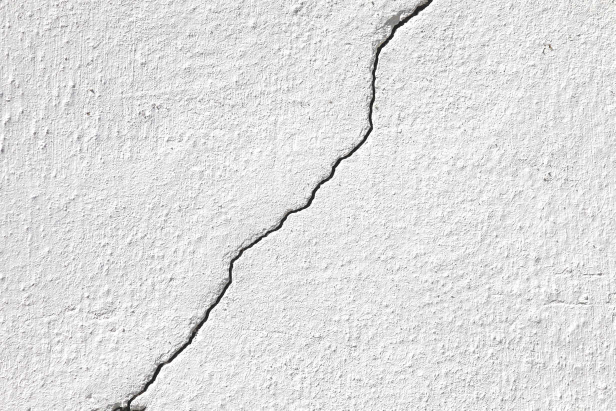
#> input picture final2.jpg, 1232 x 821 px (shown at 1/2 size)
$ python bai2_Canny.py
#> lines starting #> are read from the running program, lines starting #| are printed output that depends on the picture; after the words box and inside, x2 and y2 are one past the last pixel; in counts of white or black regions, pixels touching at a corner belong together
import cv2
import matplotlib.pyplot as plt
import numpy as np
def GaussianBlur(image):
    image = cv2.GaussianBlur(image, (5, 5), 0)
    return image

def convolution(input,kernelShape):
  input = GaussianBlur(input)
  weight,height = input.shape
  sobelRow = np.zeros((weight-kernelShape+1,height-kernelShape+1))
  sobelCol = np.zeros((weight-kernelShape+1,height-kernelShape+1))
  SobelFilter_image = np.zeros((weight-kernelShape+1,height-kernelShape+1))
  print(sobelRow.shape)
  print(sobelCol.shape)

  # Bo loc Sobel theo chieu ngang
  kernelRow = np.array([[-1,-2,-1],
                     [0,0,0],
                     [1,2,1]])
  kernelRow = np.multiply(1/2,kernelRow)
  # Bo loc Sobel theo chieu doc
  kernelCol = np.array([[-1, 0, 1],
                 [-2, 0, 2],
                 [-1, 0, 1]])
  kernelCol = np.multiply(1/2,kernelCol)
  for row in range(0, height-kernelShape+1):
    for col in range(0, weight-kernelShape+1 ):
      sobelRow[row,col]= np.sum(input[row:row+kernelShape,col:col+kernelShape]*kernelRow)
      sobelCol[row,col]= np.sum(input[row:row+kernelShape,col:col+kernelShape]*kernelCol)
      SobelFilter_image[row,col] = np.sqrt(sobelRow[row,col]**2+sobelCol[row,col]**2)
  SobelFilter_image=SobelFilter_image.astype('uint8')
  angles = np.rad2deg(np.arctan2( sobelRow,sobelCol))
  angles[angles < 0] += 180

  return sobelRow, sobelCol,SobelFilter_image, angles


def nonMaximumSuppression(image, angle):
    size = image.shape
    suppressed = np.zeros(size)
    for i in range(1, size[0] - 1):
        for j in range(1, size[1] - 1):
            if (0 <= angle[i, j] < 22.5) or (157.5 <= angle[i, j] <= 180):
                value_to_compare = max(image[i, j - 1], image[i, j + 1])
            elif (22.5 <= angle[i, j] < 67.5):
                value_to_compare = max(image[i - 1, j - 1], image[i + 1, j + 1])
            elif (67.5 <= angle[i, j] < 112.5):
                value_to_compare = max(image[i - 1, j], image[i + 1, j])
            else:
                value_to_compare = max(image[i + 1, j - 1], image[i - 1, j + 1])

            if image[i, j] >= value_to_compare:
                suppressed[i, j] = image[i, j]
    suppressed = np.multiply(suppressed, 255.0 / suppressed.max())
    return suppressed


def double_threshold_hysteresis(image, low, high):
    weak = 50
    strong = 255
    size = image.shape
    result = np.zeros(size)
    weak_x, weak_y = np.where((image > low) & (image <= high))
    strong_x, strong_y = np.where(image >= high)
    result[strong_x, strong_y] = strong
    result[weak_x, weak_y] = weak
    dx = np.array((-1, -1, 0, 1, 1, 1, 0, -1))
    dy = np.array((0, 1, 1, 1, 0, -1, -1, -1))
    size = image.shape

    while len(strong_x):
        x = strong_x[0]
        y = strong_y[0]
        strong_x = np.delete(strong_x, 0)
        strong_y = np.delete(strong_y, 0)
        for direction in range(len(dx)):
            new_x = x + dx[direction]
            new_y = y + dy[direction]
            if((new_x >= 0 & new_x < size[0] & new_y >= 0 & new_y < size[1]) and (result[new_x, new_y]  == weak)):
                result[new_x, new_y] = strong
                np.append(strong_x, new_x)
                np.append(strong_y, new_y)
    result[result != strong] = 0
    return result


def Canny(img, low, high):
    Sobel_row, Sobel_col, sobelFilter, angle = convolution(img,3)
    img = nonMaximumSuppression(sobelFilter, angle)
    gradient = np.copy(img)
    img = double_threshold_hysteresis(img, low, high)
    return img, gradient
if __name__ == "__main__":
    img = cv2.imread("final2.jpg")
#> img is the input picture: shape (821, 1232, 3); mean B, G, R 223.2, 223.2, 223.2
    img = cv2.cvtColor(img, cv2.COLOR_BGR2GRAY)
#> img: shape (821, 1232)
    img = cv2.resize(img,(800,800))
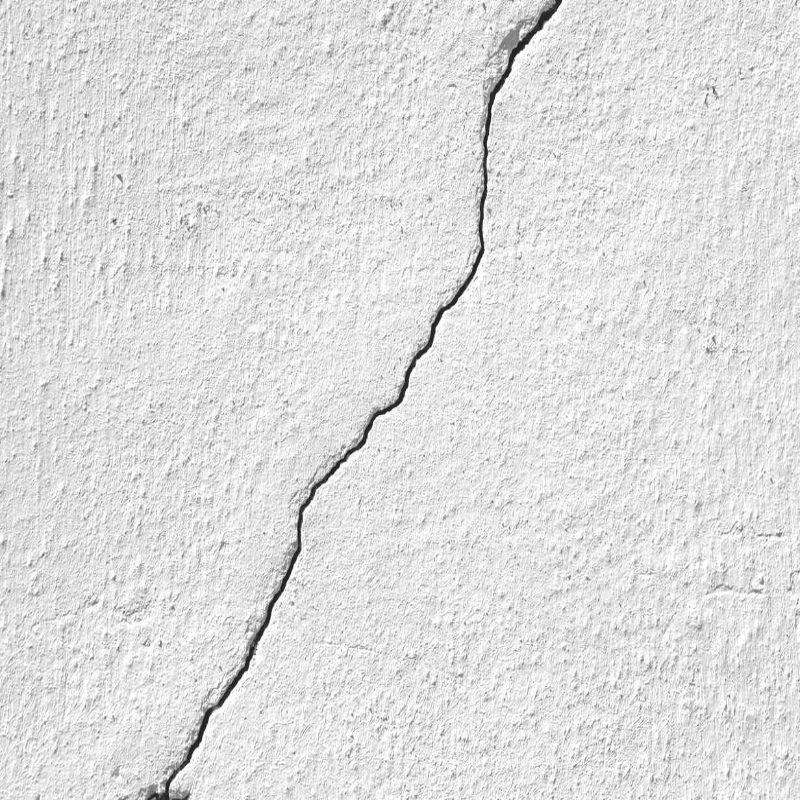
#> img: shape (800, 800); min 12, max 255, mean 223.1
    print(img.shape)
#| (800, 800)
    plt.imshow(img)
    Canny_image, gradient = Canny(img, 0, 150)
#| (798, 798)
#| (798, 798)
#> after the loop in convolution, `for row in range(0, height-kernelShape+1):`:
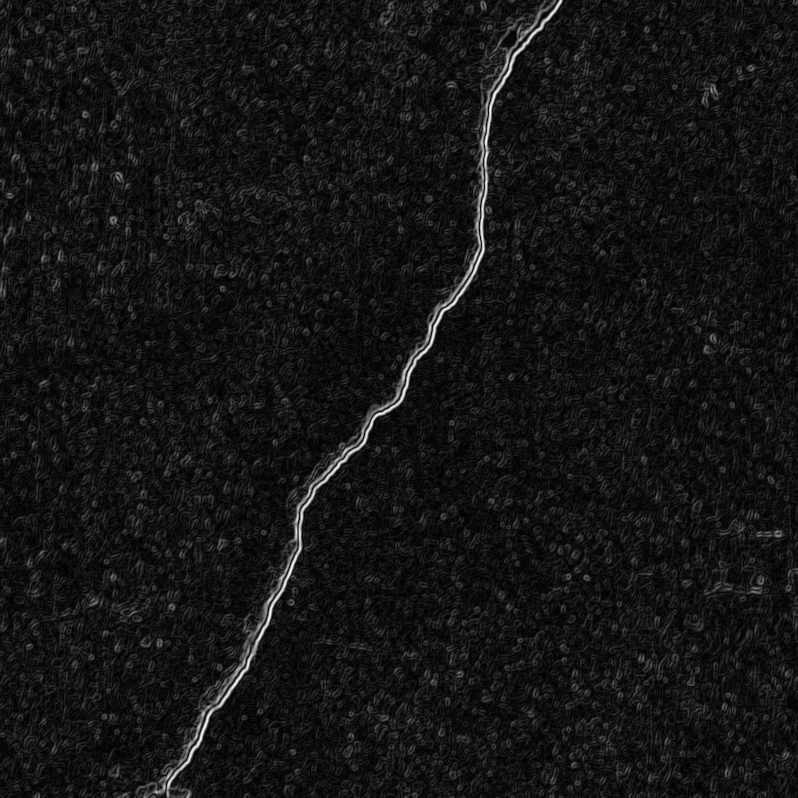
#> SobelFilter_image: shape (798, 798) float64; min 0, max 270.2, mean 22.2; drawn with min black and max white
#> after the loop in convolution, `for row in range(0, height-kernelShape+1):`:
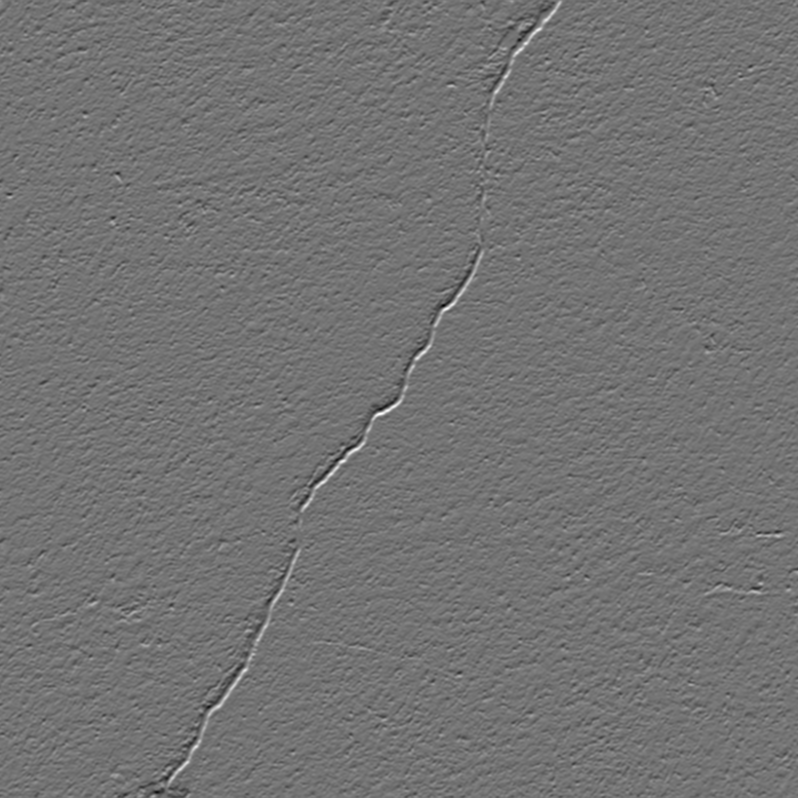
#> sobelRow: shape (798, 798) float64; min -204.5, max 248, mean 0; drawn with min black and max white
#> in convolution, `angles = np.rad2deg(np.arctan2( sobelRow,sobelCol))`:
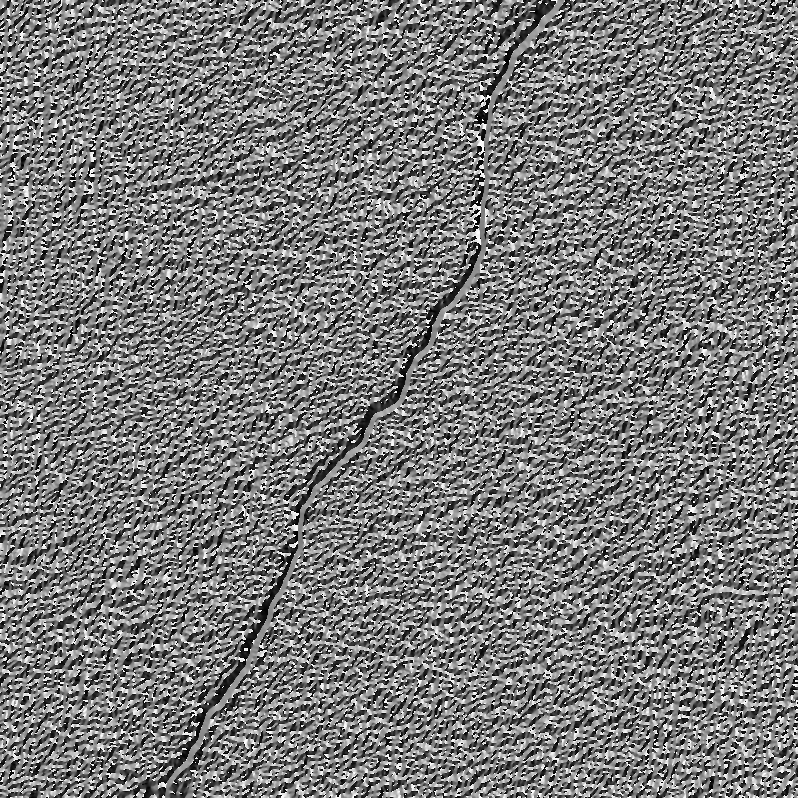
#> angles: shape (798, 798) float64; min -179.8, max 180, mean -7.4; drawn with min black and max white
#> in convolution, `angles[angles < 0] += 180`:
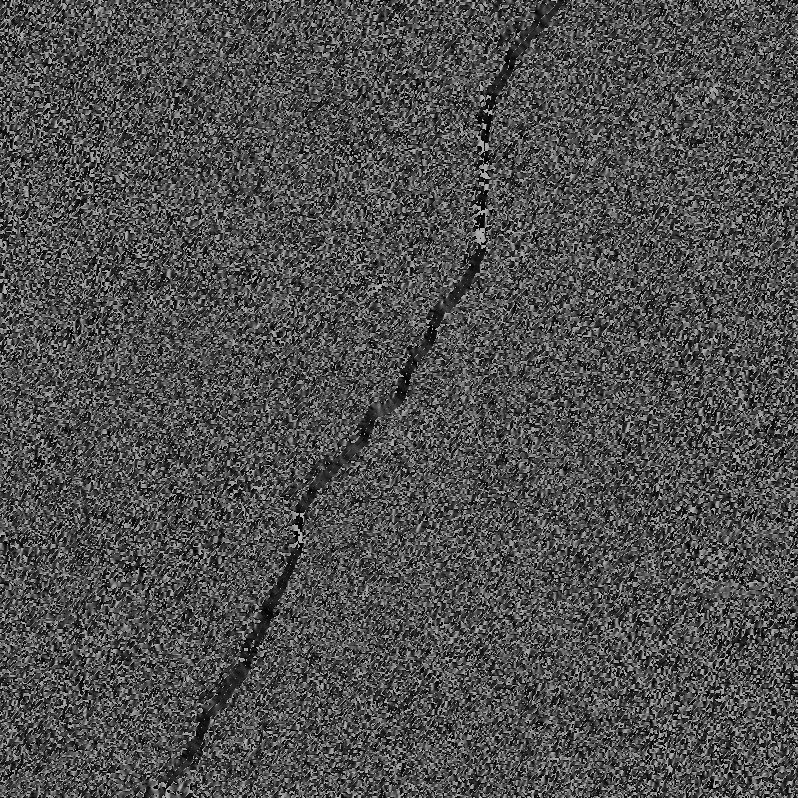
#> angles: shape (798, 798) float64; min 0, max 180, mean 79
#> after the loop in nonMaximumSuppression, `for i in range(1, size[0] - 1):`:
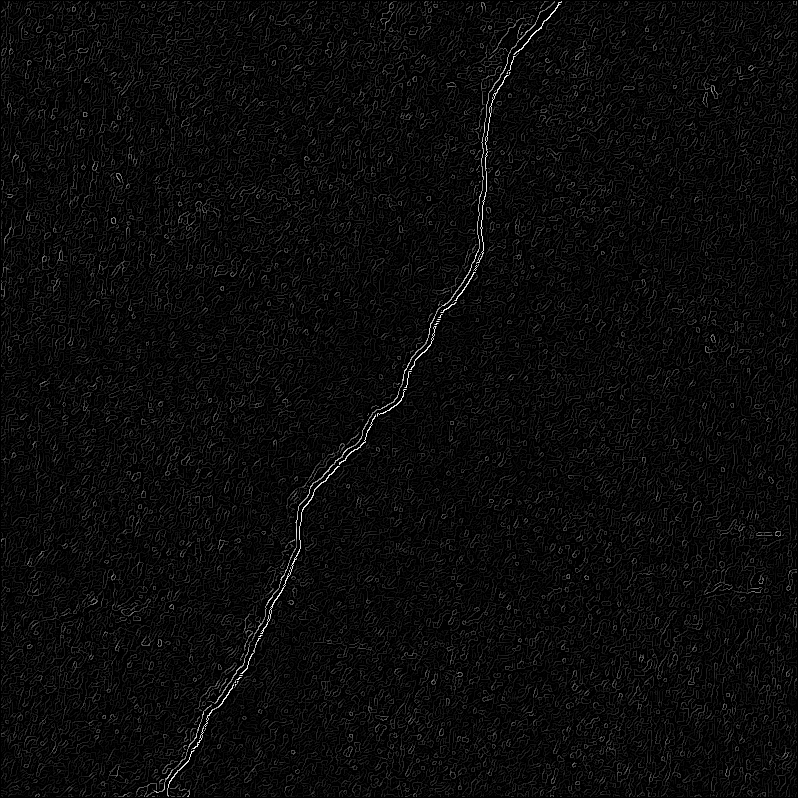
#> suppressed: shape (798, 798) float64; min 0, max 255, mean 10.6
#> in double_threshold_hysteresis, `strong_x, strong_y = np.where(image >= high)`: strong_x = 1884 values from 1 to 796; strong_y = 1884 values, max 711 at index 213, min 155 at index 1869, mean 374.9
#> the loop in double_threshold_hysteresis, `while len(strong_x):` made 1884 passes
#> (x, y) on passes 1 to 3: (1, 561), (2, 558), (2, 559)
#> after the loop in double_threshold_hysteresis, `while len(strong_x):`: strong_x = empty array
#> in double_threshold_hysteresis, `result[result != strong] = 0`:
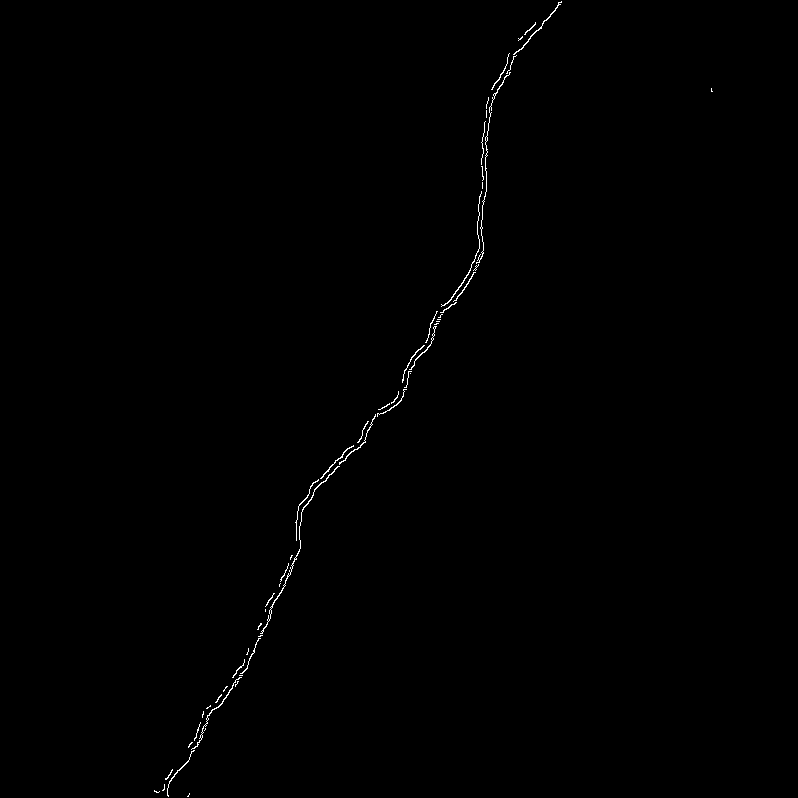
#> result: shape (798, 798) float64; 0.33% white in thin lines or dots, all inside (x1, y1, x2, y2) = (154, 1, 713, 797)
    plt.imshow(Canny_image)
    cv2.imwrite("canny.jpg",Canny_image)

$ run again, with final3.jpg copied over final2.jpg
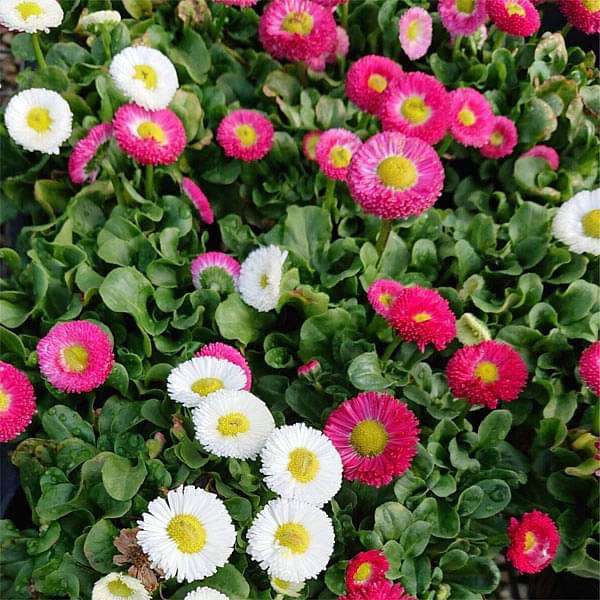
#> input picture final3.jpg, 600 x 600 px
#> img is the input picture: shape (600, 600, 3); mean B, G, R 69.3, 91.6, 101
#| (800, 800)
#| (798, 798)
#| (798, 798)
#> after the loop in nonMaximumSuppression, `for i in range(1, size[0] - 1):`:
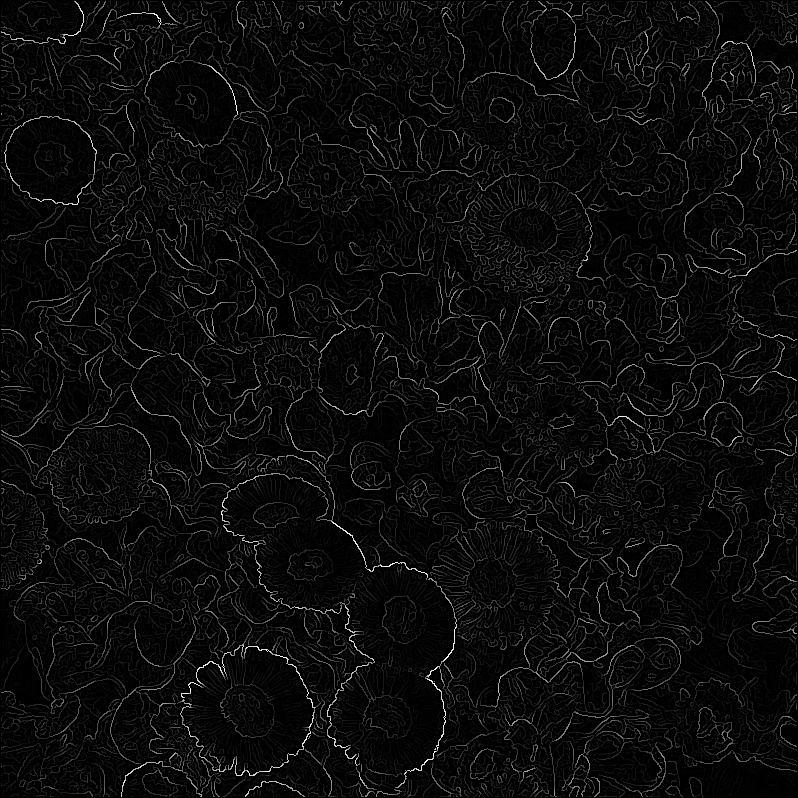
#> suppressed: shape (798, 798) float64; min 0, max 255, mean 10.4
#> in double_threshold_hysteresis, `strong_x, strong_y = np.where(image >= high)`: strong_x = 3281 values from 1 to 796; strong_y = 3281 values, max 796 at index 580, min 1 at index 148, mean 334.6
#> the loop in double_threshold_hysteresis, `while len(strong_x):` made 3281 passes
#> (x, y) on passes 1 to 3: (1, 74), (1, 75), (2, 75)
#> after the loop in double_threshold_hysteresis, `while len(strong_x):`: strong_x = empty array
#> in double_threshold_hysteresis, `result[result != strong] = 0`:
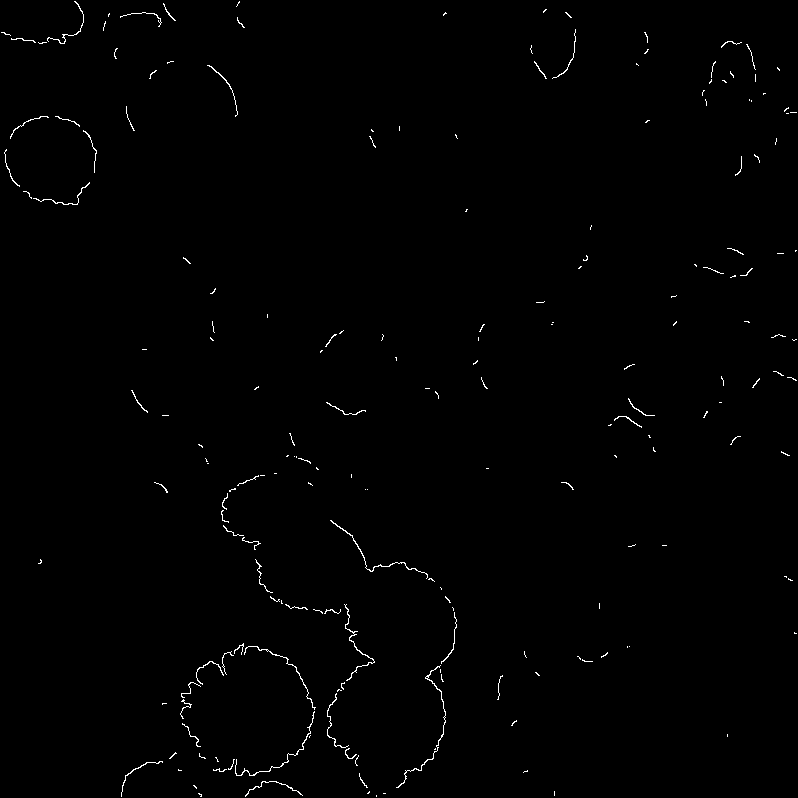
#> result: shape (798, 798) float64; 0.64% white in thin lines or dots

$ run again, with final4.jpg copied over final2.jpg
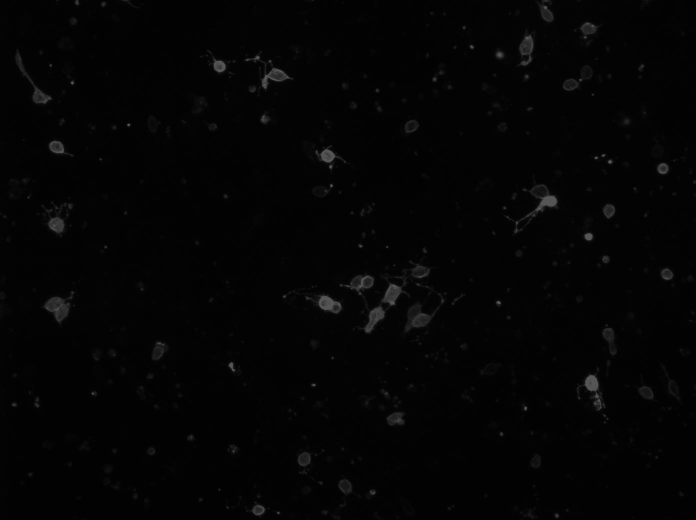
#> input picture final4.jpg, 1392 x 1040 px (shown at 1/2 size)
#> img is the input picture: shape (1040, 1392, 3); min 0, max 99, mean 4.1
#| (800, 800)
#| (798, 798)
#| (798, 798)
#> in convolution, `angles[angles < 0] += 180`:
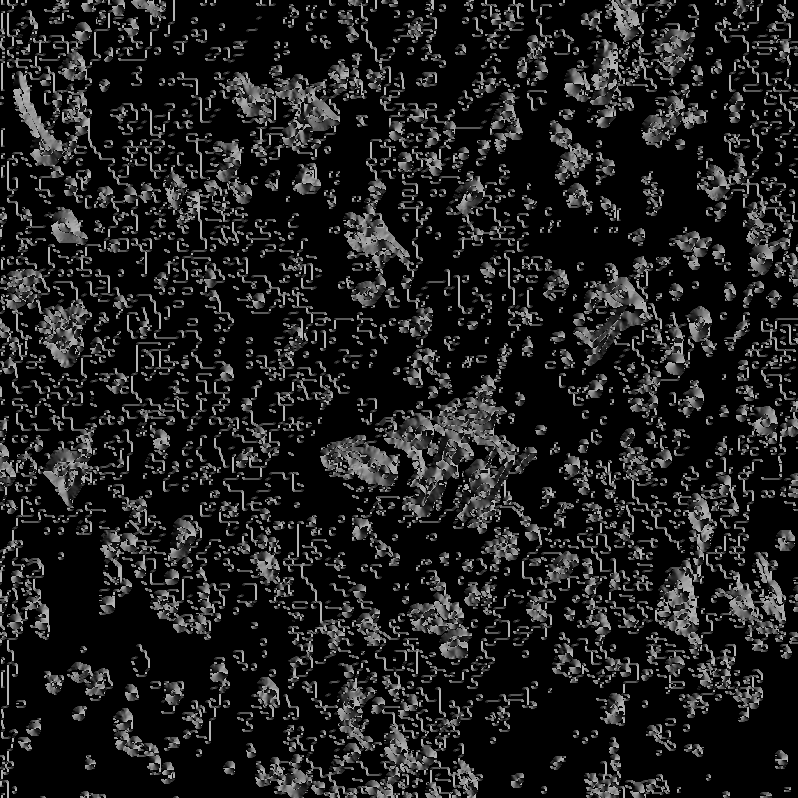
#> angles: shape (798, 798) float64; min 0, max 180, mean 30.7
#> in double_threshold_hysteresis, `strong_x, strong_y = np.where(image >= high)`: strong_x = 1280 values from 8 to 792; strong_y = 1280 values, max 768 at index 805, min 38 at index 317, mean 431.3
#> the loop in double_threshold_hysteresis, `while len(strong_x):` made 1280 passes
#> (x, y) on passes 1 to 3: (8, 625), (8, 626), (8, 627)
#> after the loop in double_threshold_hysteresis, `while len(strong_x):`: strong_x = empty array
#> in double_threshold_hysteresis, `result[result != strong] = 0`:
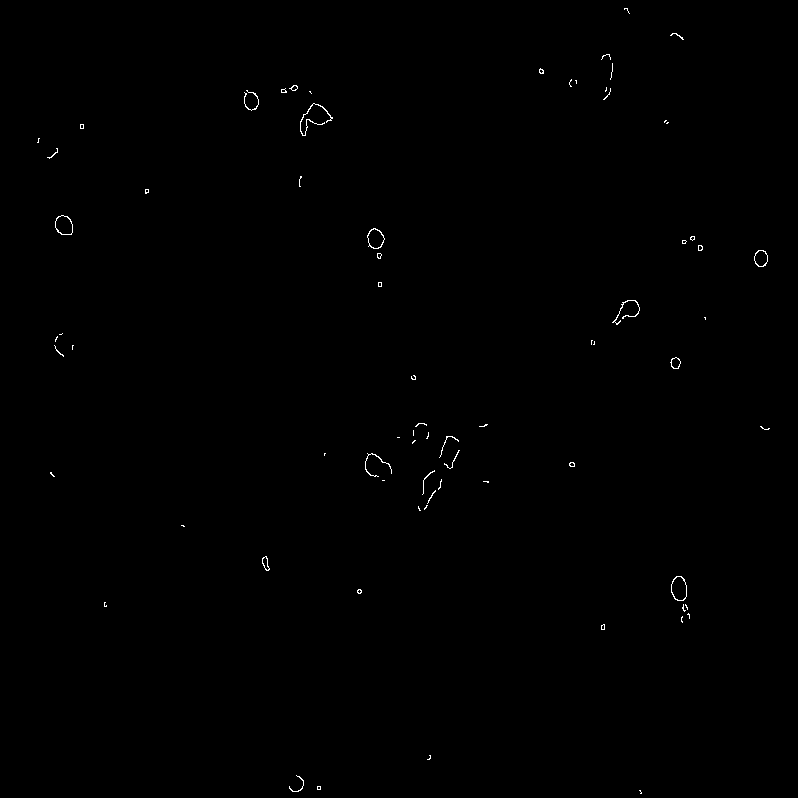
#> result: shape (798, 798) float64; 0.24% white in thin lines or dots
